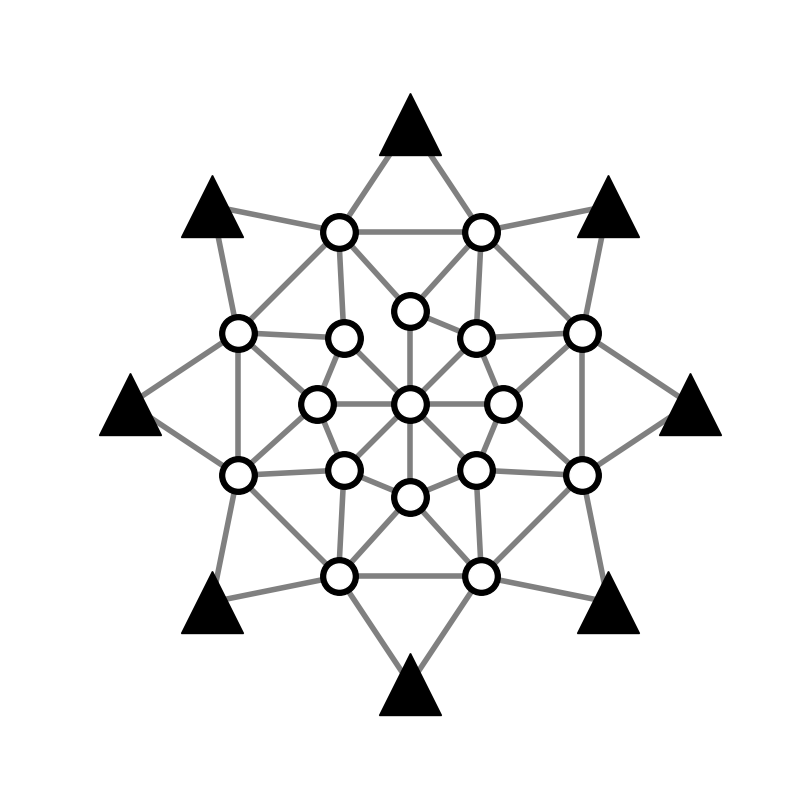
#> input picture RL/result/3D/dome/t001.png, 800 x 800 px; its folder holds 4 pictures in this run; the run also reads 1 picture not shown here
$ python concat.py
#> lines starting #> are read from the running program, lines starting #| are printed output that depends on the picture
from PIL import Image
import os

input_extension = ".png"
output_extension = ".jpg"
nx = 6
skip = 1 # interval to skip the images (if no skip, 1)

crop_left = 50
crop_right = 50
crop_top = 50
crop_bottom = 50

def listing(filelist,extension,skip):
#> called with extension = '.png', skip = 1
	target_filelist = []
	for fichier in filelist[:]: # filelist[:] makes a copy of filelist.
		if fichier.endswith(extension):
			target_filelist.append(fichier)

	skipped_filelist = []
	for i in range(0,len(target_filelist)-1,skip):
		skipped_filelist.append(target_filelist[i])
	skipped_filelist.append(target_filelist[-1])

	return skipped_filelist

def get_concat_h(im1, im2):
	if im1.height == 0:
		h = im2.height
	else:
		h = im1.height
	dst = Image.new('RGB', (im1.width + im2.width, h), color=(255,255,255))
	dst.paste(im1, (0, 0))
	dst.paste(im2, (im1.width, 0))
	return dst

def get_concat_v(im1, im2):
	if im1.width == 0:
		w = im2.width
	else:
		w = im1.width
	dst = Image.new('RGB', (w, im1.height + im2.height), color=(255,255,255))
	dst.paste(im1, (0, 0))
	dst.paste(im2, (0, im1.height))
	return dst

def get_wh(file):
#> called with file = 't001.png'
	im = Image.open(file)
#> im is the input picture: PIL image 800x800 RGBA; mean R, G, B, A 239.7, 239.7, 239.7, 255
	w = im.width
#> w = 800
	h = im.height
#> h = 800
	return w,h

def all_concat(files,nx,w,h,cl=0,cr=0,ct=0,cb=0):
	im_rows = []
	for i in range((len(files)//nx)+1):
		im_rows.append(Image.new('RGB',(0,0)))
		if i < (len(files)//nx):
			for j in range(nx):
				new_im = Image.open(files[nx*i+j])
				new_im = new_im.crop((cl,ct,w-cr,h-cb))
				im_rows[i] = get_concat_h(im_rows[i],new_im)
		else: # last row
			for j in range(len(files)%nx):
				new_im = Image.open(files[nx*i+j])
				new_im = new_im.crop((cl,ct,w-cr,h-cb))
				im_rows[i] = get_concat_h(im_rows[i],new_im)
	im = Image.new('RGB',(0,0))
	for im_row in im_rows:
		im = get_concat_v(im,im_row)
	return im

if os.path.isfile("concat{0}".format(output_extension)):
	os.remove("concat{0}".format(output_extension))
files = os.listdir(os.getcwd())
files = listing(files,input_extension,skip)
files.reverse()
w,h = get_wh(files[0])
#> w = 800; h = 800
image = all_concat(files[1:],nx,w,h,cl=crop_left,cr=crop_right,ct=crop_top,cb=crop_bottom)
#> in all_concat, `new_im = new_im.crop((cl,ct,w-cr,h-cb))`:
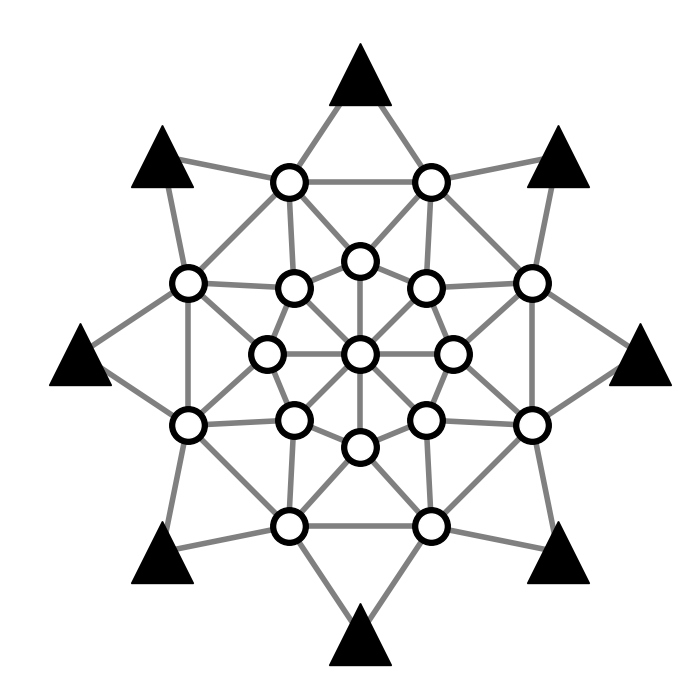
#> new_im: PIL image 700x700 RGBA; mean R, G, B, A 235, 235, 235, 255
#> in get_concat_h, `dst = Image.new('RGB', (im1.width + im2.width, h), color=(255,255,255))`: dst: PIL image 700x700 RGB; every value is 255
#> the loop in all_concat, `for im_row in im_rows:` made 1 pass
#> w in get_concat_v on pass 1: 700
image.save("concat{0}".format(output_extension))
